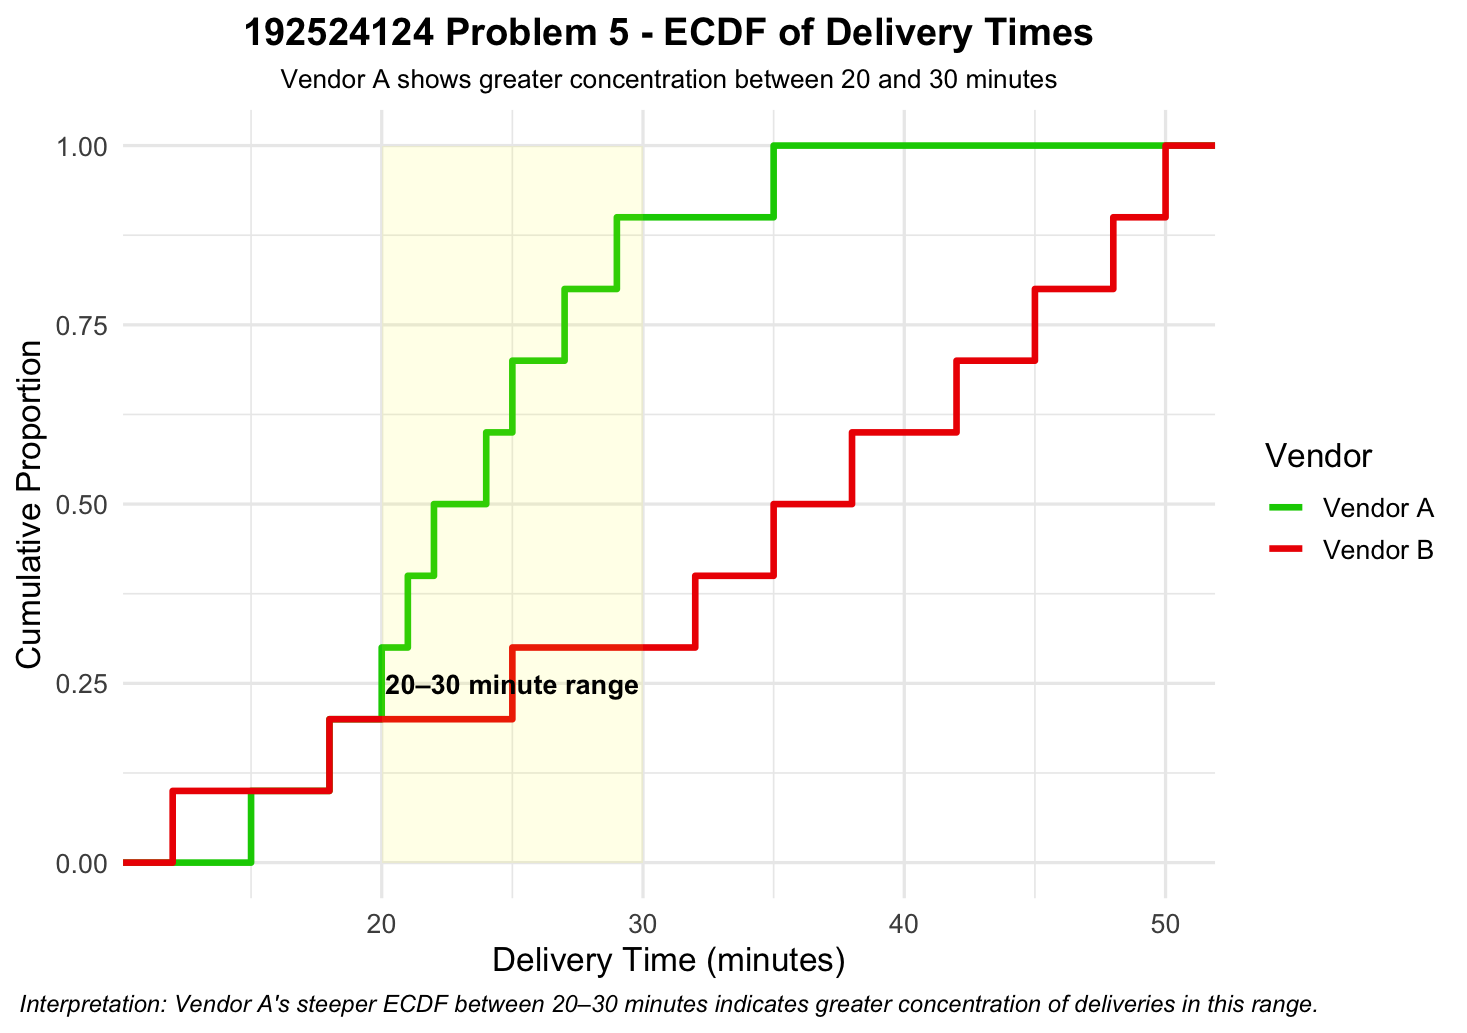

Source code (R):
# Problem 5 - ECDF Comparison

library(ggplot2)

delivery <- data.frame(
  Vendor = c(
    rep("Vendor A", 10),
    rep("Vendor B", 10)
  ),
  Time = c(
    15, 18, 20, 21, 22, 24, 25, 27, 29, 35,
    12, 18, 25, 32, 35, 38, 42, 45, 48, 50
  )
)

ggplot(
  delivery,
  aes(
    x = Time,
    color = Vendor
  )
) +
  
  stat_ecdf(
    linewidth = 1.3
  ) +
  
  scale_color_manual(
    values = c(
      "Vendor A" = "green3",
      "Vendor B" = "red2"
    )
  ) +
  
  labs(
    title = "192524124 Problem 5 - ECDF of Delivery Times",
    subtitle = "Vendor A shows greater concentration between 20 and 30 minutes",
    x = "Delivery Time (minutes)",
    y = "Cumulative Proportion",
    color = "Vendor",
    caption = "Interpretation: Vendor A's steeper ECDF between 20–30 minutes indicates greater concentration of deliveries in this range."
  ) +
  
  annotate(
    "rect",
    xmin = 20,
    xmax = 30,
    ymin = 0,
    ymax = 1,
    alpha = 0.1,
    fill = "yellow"
  ) +
  
  annotate(
    "text",
    x = 25,
    y = 0.25,
    label = "20–30 minute range",
    fontface = "bold",
    size = 4
  ) +
  
  theme_minimal(base_size = 14) +
  
  theme(
    plot.title = element_text(
      hjust = 0.5,
      face = "bold",
      size = 16
    ),
    plot.subtitle = element_text(
      hjust = 0.5,
      size = 11
    ),
    plot.caption = element_text(
      hjust = 0.5,
      face = "italic",
      size = 10
    )
  )
